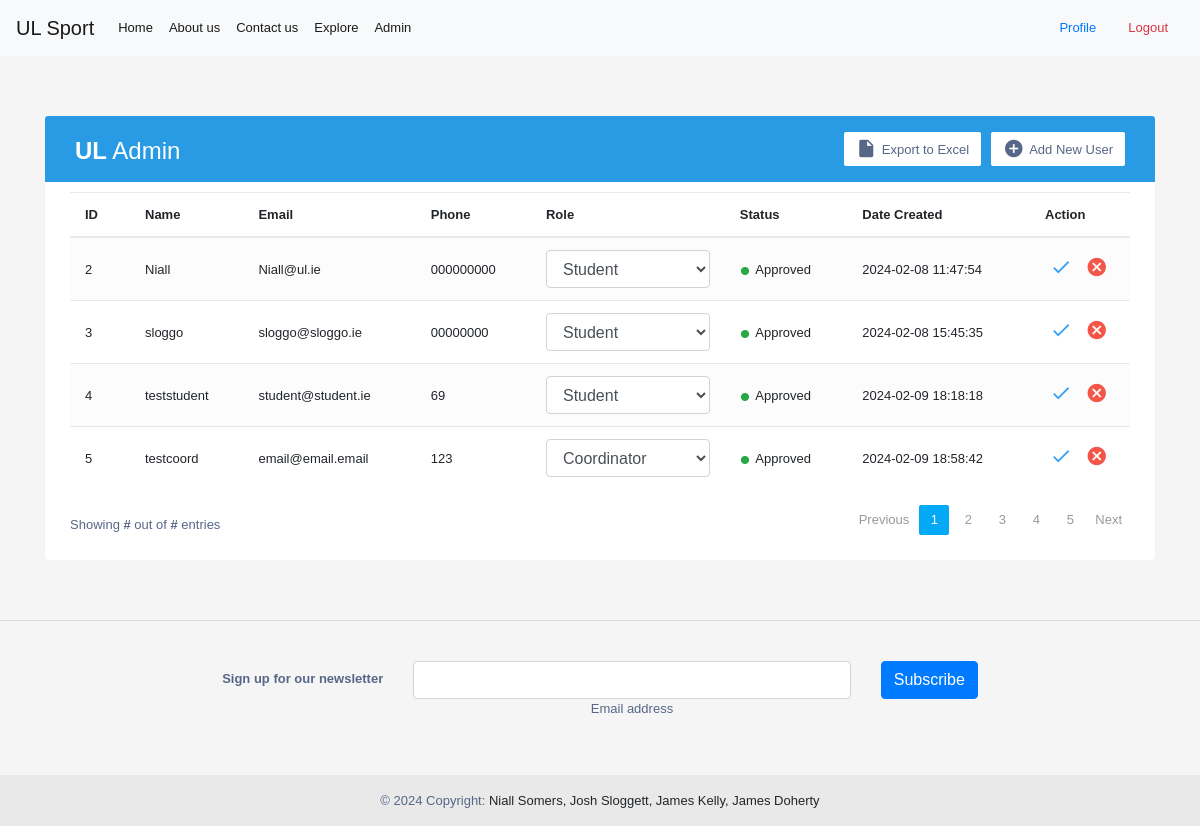
The page /admin (signed in) on the database as committed earlier.
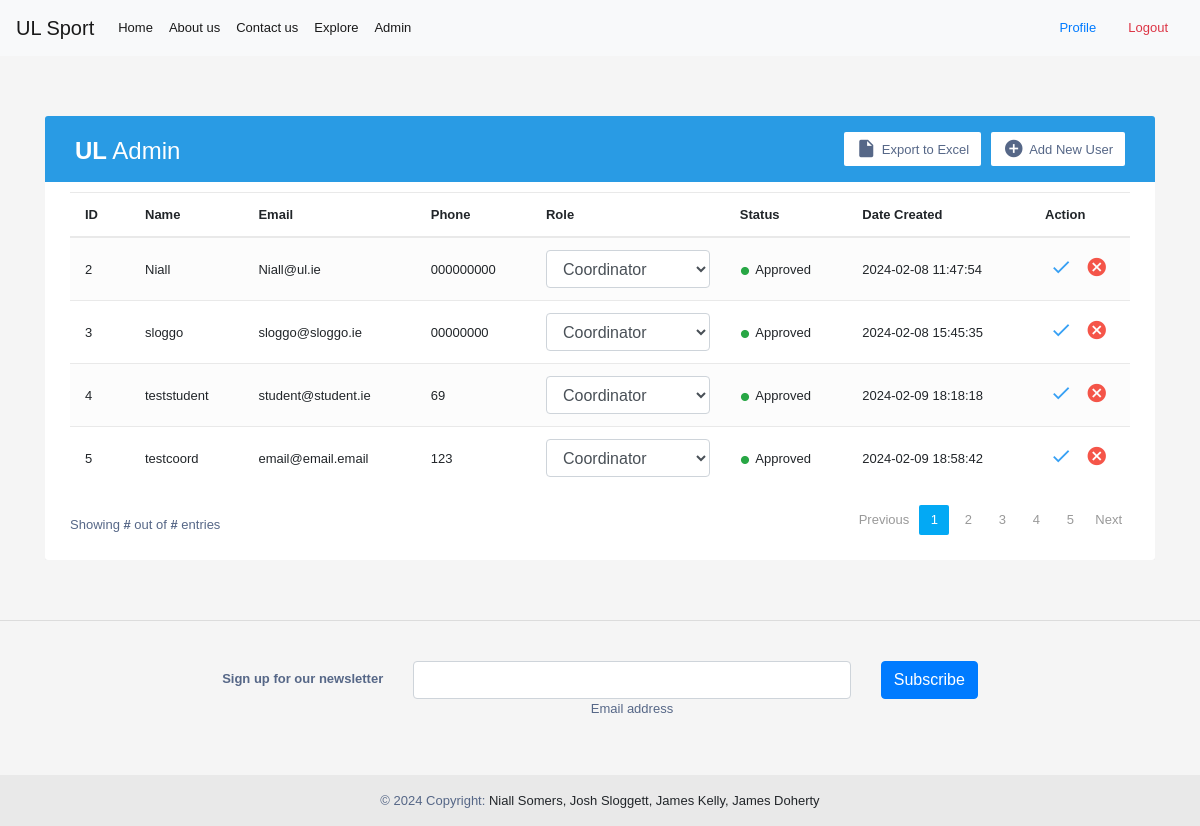
The same page on the database as committed later.
### tables this page shows
CREATE TABLE Users (
    UserID INTEGER PRIMARY KEY AUTOINCREMENT,
    Username TEXT NOT NULL,
    Password TEXT NOT NULL,
    Contact TEXT NOT NULL,
    Email TEXT NOT NULL,
    Role TEXT NOT NULL,
    ApprovalStatus TEXT DEFAULT 'Pending',
    CreatedAt TIMESTAMP DEFAULT CURRENT_TIMESTAMP,
    UpdatedAt TIMESTAMP DEFAULT CURRENT_TIMESTAMP
);

### permissionpages.py (the view)
def admin():
    if current_user is None:
        return render_template('/home.html',)
    else:
        conn = db.connect('db/user_data.db')
        cursor = conn.cursor()
        cursor.execute('SELECT * FROM Users WHERE UserID = ?', (current_user.id,))
        role_data = cursor.fetchone()
        cursor.execute('SELECT userid, username, email, contact, role, CreatedAt,approvalstatus FROM Users WHERE Role != \'Admin\'')
        user_data = cursor.fetchall()
        return render_template('/admin.html', current_user=current_user, role=role_data[5], users_data=user_data)

### app.py (called while the page is built, shortened)
@login_manager.user_loader
def load_user(user_id):
    conn = db.connect('db/user_data.db')
    cursor = conn.cursor()
    cursor.execute('SELECT * FROM Users WHERE UserID = ?', (user_id,))
    user_data = cursor.fetchone()
    conn.close()
    if user_data:
        return auth.User(user_data[0], user_data[1])

@app.context_processor
def utility_processor():
    def current_user_data():
        if current_user.is_authenticated:
            conn = db.connect('db/user_data.db')
            cursor = conn.cursor()
            cursor.execute('SELECT * FROM Users WHERE UserID = ?', (current_user.id,))
            currentUsrData = cursor.fetchone()
            userData = auth.USERDATA(
                currentUsrData[1],
                currentUsrData[3],
                currentUsrData[4],
                currentUsrData[5],
                currentUsrData[6]
            )
            print(userData.role)
            return userData
    return dict(user_data=current_user_data())

### templates/admin.html (shortened to what this page needs)
{% extends "base.html" %}
{% block content %}
{% if role == 'Admin' %}
<div class="container-xl">
    <div class="table-responsive">
        <div class="table-wrapper">
            <div class="table-title">
                <div class="row">
                    <div class="col-sm-5">
                        <h2><b>UL</b> Admin</h2>
                    </div>
                    <div class="col-sm-7">
                        <a href="#" class="btn btn-secondary"><i class="material-icons">&#xE147;</i> <span>Add New User</span></a>
                        <a href="#" class="btn btn-secondary"><i class="material-icons">&#xE24D;</i> <span>Export to Excel</span></a>
                    </div>
                </div>
            </div>
            <table class="table table-striped table-hover">
                <thead>
                    <tr>
                        <th>ID</th>
                        <th>Name</th>
                        <th>Email</th>
                        <th>Phone</th>
                        <th>Role</th>
                        <th>Status</th>
                        <th>Date Created</th>
                        <th>Action</th>
                    </tr>
                </thead>
                <tbody>
                {% for data in users_data %}
                    <tr>
                        <td>{{data[0]}}</td>
                        <td>{{data[1]}}</td>
                        <td>{{data[2]}}</td>
                        <td>{{data[3]}}</td>
                        <form method="post" action="{{ url_for('updateMember') }}" name="UpdateUser" id="updateForm">
                        <td>
                                    <select class="select form-control" id="select" name="role">
                                        <option value="Coordinator" {% if data[4] == "Coordinator" %}selected{% endif %}>Coordinator</option>
                                        <option value="Student" {% if data[4] == "Student" %}selected{% endif %}>Student</option>
                                    </select>
                        </td>
                        {% if data[6] != "Pending" %}
                            <td><input type="hidden" name="approval" value="on"/><span class="status text-success">&bull;</span> {{data[6]}}</td>
                        {% else %}
                            <td><input type="checkbox" name="approval"/><span class="status text-danger">&bull;</span> {{data[6]}}</td>
                        {% endif %}
                        <td>{{data[5]}}</td>
                        <td>
                              <a href="#" class="settings" title="Update User" data-toggle="tooltip" onclick="submitForm()">
                                <i class="material-icons">&#xE5CA;</i>
                              </a>
                            <a href="#" class="delete" title="Delete" data-toggle="tooltip"><i class="material-icons">&#xE5C9;</i></a>
                        </td>
                            </form>
                    </tr>
                    {% endfor %}
                </tbody>
            </table>
            <div class="clearfix">
                <div class="hint-text">Showing <b>#</b> out of <b>#</b> entries</div>
                <ul class="pagination">
                    <li class="page-item disabled"><a href="#">Previous</a></li>
                    <li class="page-item active"><a href="#" class="page-link">1</a></li>
                    <li class="page-item"><a href="#" class="page-link">2</a></li>
                    <li class="page-item "><a href="#" class="page-link">3</a></li>
                    <li class="page-item"><a href="#" class="page-link">4</a></li>
                    <li class="page-item"><a href="#" class="page-link">5</a></li>
                    <li class="page-item"><a href="#" class="page-link">Next</a></li>
                </ul>
            </div>
        </div>
    </div>
</div>
        {% else %}
        <p>{{current_user.username}} is not authorized to access this page!</p>
        {% endif %}
{% endblock %}

Rows that differ between the two databases and show on the page:
changed Users "Niall": role "Student" → "Coordinator"
changed Users "sloggo": role "Student" → "Coordinator"
changed Users "teststudent": role "Student" → "Coordinator"
